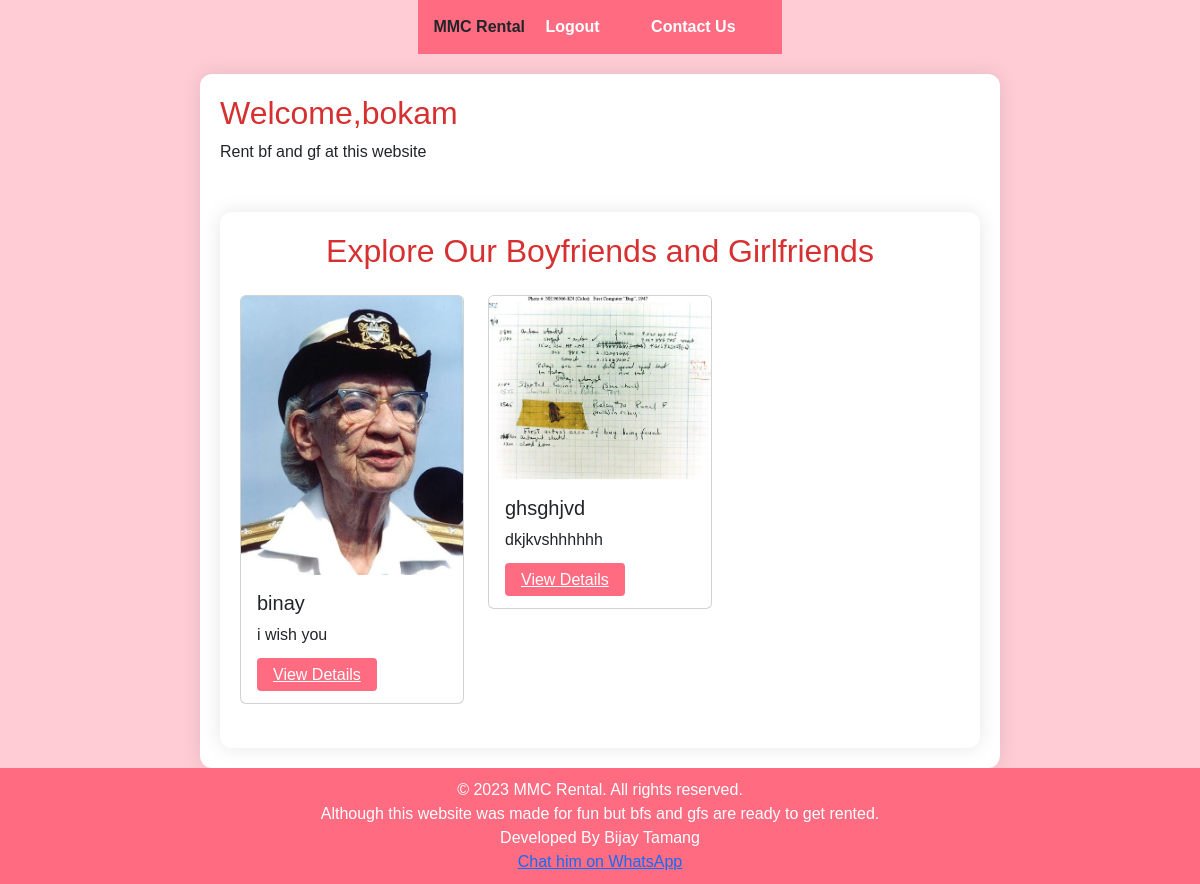
Screenshot of / (signed in) with the database file from the repository.
### mmc_rental/models.py (models this page shows, shortened)
class RentalBoyfriendAndGirlfriend(models.Model):
    GENDER_CHOICES = [
        ('M', 'Male'),
        ('F', 'Female'),
    ]
    id = models.AutoField(primary_key=True)
    name = models.CharField(max_length=100)
    gender = models.CharField(max_length=1, choices=GENDER_CHOICES)
    bio = models.TextField(blank=True)
    profile_pic = models.ImageField(upload_to='profile_pics/', blank=True, null=True)
    phone_number = models.CharField(max_length=15, blank=True, null=True)
    price = models.TextField(blank=True)

### mmc_rental/views.py (the view)
# urls.py: path('', views.index, name='index'),
@login_required(login_url='login')
def index(request):
    boyfriends = RentalBoyfriendAndGirlfriend.objects.all()
    return render(request, 'rentals/index.html', {'boyfriends': boyfriends})

### mmc_rental/templates/rentals/index.html
{% extends 'rentals/base.html' %}
{% block content %}
    <h2>Welcome,{{ user.username }}</h2>
    <p>Rent bf and gf at this website</p>
    <div class="container mt-5">
        <h2 class="text-center mb-4">Explore Our Boyfriends and Girlfriends</h2>
        <div class="row">
            {% for boyfriend in boyfriends %}
                <div class="col-lg-4 col-md-6 mb-4">
                    <div class="card">
                        <img src="{{ boyfriend.profile_pic.url }}" class="card-img-top profile-pic" alt="Profile Picture">
                        <div class="card-body">
                            <h5 class="card-title">{{ boyfriend.name }}</h5>
                            <p class="card-text">{{ boyfriend.bio }}</p>
                            <a href="{% url 'rental_detail' rental_id=boyfriend.id %}" class="btn-love">View Details</a>
                        </div>
                    </div>
                </div>
            {% endfor %}
        </div>
    </div>
{% endblock %}

### rows the page displays
RentalBoyfriendAndGirlfriend: profile_pic (picture), name "binay", bio "i wish you"
RentalBoyfriendAndGirlfriend: profile_pic (picture), name "ghsghjvd", bio "dkjkvshhhhhh"

### other values shown
{{ user.username }} "bokam"
